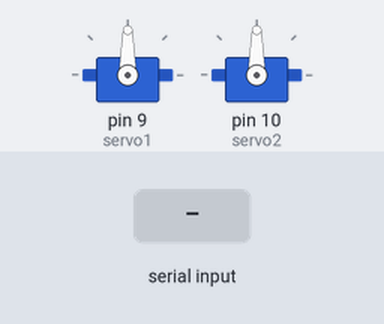
Bench run of a sketch on a simulated Arduino Uno, built with avr-gcc and run on an emulated ATmega328P. Parts: 2 × servo. Inputs (shaded band) come from the test bench.

Above: at 1.2 s.
1.3 s: "1\n" received over Serial
At 1.7 s:
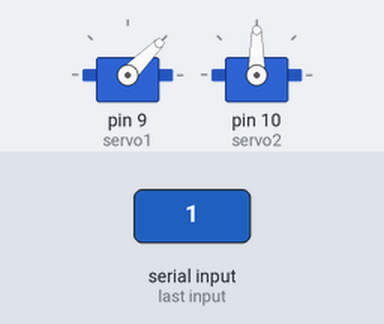
3.3 s: "2\n" received over Serial
At 5.1 s:
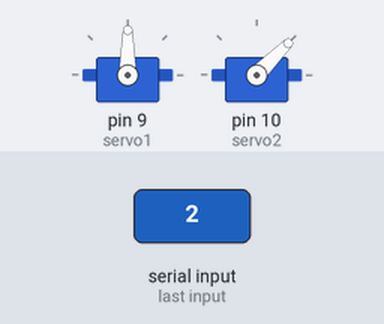
Timing chart, 0 to 6.8 s (numbered marks = the images above; inputs shaded):
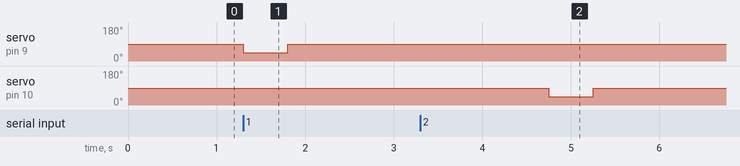

Measured:
- after the input at 1.3 s, servo on pin 9 (servo1): 90° → 45° at once, → 90° 0.50 s later
- after the input at 3.3 s, servo on pin 10 (servo2): 90° → 45° after 1.5 s, → 90° 0.50 s later

The sketch:

servo.ino
```cpp
#include <Servo.h>

Servo servo1;
Servo servo2;

unsigned long servo1StartTime = 0;
unsigned long servo2StartTime = 0;
unsigned long servo2DelayStartTime = 0;
bool servo1Active = false;
bool servo2Active = false;
bool servo2Delayed = false;

const unsigned long SERVO_GAT_TIME = 500;  // Thời gian gạt servo (ms)
const unsigned long SERVO2_DELAY = 1450;   // Thời gian trễ trước khi gạt (ms) (Có thể điều chỉnh)

void setup() {
    Serial.begin(9600);
    servo1.attach(9);
    servo2.attach(10);

    servo1.write(90);
    servo2.write(90);
}

void loop() {
    if (Serial.available()) {
        String command = Serial.readStringUntil('\n');
        command.trim();

        if (command == "1") {
            servo1.write(45);
            servo1StartTime = millis();
            servo1Active = true;
        }
        else if (command == "2") {
            servo2DelayStartTime = millis();  // Lưu thời điểm bắt đầu đợi
            servo2Delayed = true;  // Bật cờ báo hiệu đang chờ
        }
    }

    // Kiểm tra nếu đã đủ thời gian trễ, thì bắt đầu gạt servo 2
    if (servo2Delayed && millis() - servo2DelayStartTime > SERVO2_DELAY) {
        servo2.write(45);
        servo2StartTime = millis();
        servo2Active = true;
        servo2Delayed = false;  // Reset cờ chờ
    }

    if (servo1Active && millis() - servo1StartTime > SERVO_GAT_TIME) {
        servo1.write(90);
        servo1Active = false;
    }

    if (servo2Active && millis() - servo2StartTime > SERVO_GAT_TIME) {
        servo2.write(90);
        servo2Active = false;
    }
}
```
